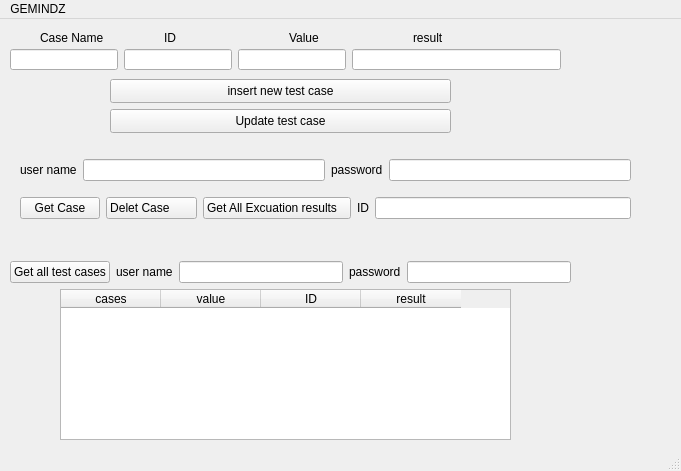
<?xml version="1.0" encoding="UTF-8"?>
<ui version="4.0">
 <class>MainWindow</class>
 <widget class="QMainWindow" name="MainWindow">
  <property name="geometry">
   <rect>
    <x>0</x>
    <y>0</y>
    <width>681</width>
    <height>471</height>
   </rect>
  </property>
  <property name="windowTitle">
   <string>MainWindow</string>
  </property>
  <widget class="QWidget" name="centralwidget">
   <widget class="QPushButton" name="pushButton">
    <property name="geometry">
     <rect>
      <x>110</x>
      <y>60</y>
      <width>341</width>
      <height>24</height>
     </rect>
    </property>
    <property name="text">
     <string>insert new test case</string>
    </property>
   </widget>
   <widget class="QTableWidget" name="tableWidget">
    <property name="geometry">
     <rect>
      <x>60</x>
      <y>270</y>
      <width>451</width>
      <height>151</height>
     </rect>
    </property>
    <column>
     <property name="text">
      <string>cases</string>
     </property>
    </column>
    <column>
     <property name="text">
      <string>value</string>
     </property>
    </column>
    <column>
     <property name="text">
      <string>ID</string>
     </property>
    </column>
    <column>
     <property name="text">
      <string>result</string>
     </property>
    </column>
   </widget>
   <widget class="QPushButton" name="pushButton_3">
    <property name="geometry">
     <rect>
      <x>110</x>
      <y>90</y>
      <width>341</width>
      <height>24</height>
     </rect>
    </property>
    <property name="text">
     <string>Update test case</string>
    </property>
   </widget>
   <widget class="QWidget" name="layoutWidget">
    <property name="geometry">
     <rect>
      <x>10</x>
      <y>240</y>
      <width>561</width>
      <height>26</height>
     </rect>
    </property>
    <layout class="QHBoxLayout" name="horizontalLayout_5">
     <item>
      <widget class="QPushButton" name="pushButton_2">
       <property name="text">
        <string>Get all test cases</string>
       </property>
      </widget>
     </item>
     <item>
      <widget class="QLabel" name="label_5">
       <property name="text">
        <string>user name</string>
       </property>
      </widget>
     </item>
     <item>
      <widget class="QLineEdit" name="lineEdit_5"/>
     </item>
     <item>
      <widget class="QLabel" name="label_6">
       <property name="text">
        <string>password</string>
       </property>
      </widget>
     </item>
     <item>
      <widget class="QLineEdit" name="lineEdit_6"/>
     </item>
    </layout>
   </widget>
   <widget class="QWidget" name="layoutWidget">
    <property name="geometry">
     <rect>
      <x>40</x>
      <y>10</y>
      <width>491</width>
      <height>18</height>
     </rect>
    </property>
    <layout class="QHBoxLayout" name="horizontalLayout_6">
     <item>
      <widget class="QLabel" name="label">
       <property name="frameShadow">
        <enum>QFrame::Plain</enum>
       </property>
       <property name="text">
        <string>Case Name</string>
       </property>
      </widget>
     </item>
     <item>
      <widget class="QLabel" name="label_4">
       <property name="text">
        <string>ID</string>
       </property>
      </widget>
     </item>
     <item>
      <widget class="QLabel" name="label_2">
       <property name="text">
        <string>Value</string>
       </property>
      </widget>
     </item>
     <item>
      <widget class="QLabel" name="label_3">
       <property name="text">
        <string>result</string>
       </property>
      </widget>
     </item>
    </layout>
   </widget>
   <widget class="QWidget" name="layoutWidget">
    <property name="geometry">
     <rect>
      <x>10</x>
      <y>30</y>
      <width>551</width>
      <height>21</height>
     </rect>
    </property>
    <layout class="QHBoxLayout" name="horizontalLayout_7">
     <item>
      <layout class="QHBoxLayout" name="horizontalLayout">
       <item>
        <widget class="QLineEdit" name="lineEdit"/>
       </item>
       <item>
        <widget class="QLineEdit" name="lineEdit_2"/>
       </item>
       <item>
        <widget class="QLineEdit" name="lineEdit_3"/>
       </item>
      </layout>
     </item>
     <item>
      <widget class="QLineEdit" name="lineEdit_4"/>
     </item>
    </layout>
   </widget>
   <widget class="QWidget" name="">
    <property name="geometry">
     <rect>
      <x>20</x>
      <y>130</y>
      <width>611</width>
      <height>81</height>
     </rect>
    </property>
    <layout class="QHBoxLayout" name="horizontalLayout_4">
     <item>
      <layout class="QVBoxLayout" name="verticalLayout">
       <item>
        <layout class="QHBoxLayout" name="horizontalLayout_3">
         <item>
          <widget class="QLabel" name="label_8">
           <property name="text">
            <string>user name</string>
           </property>
          </widget>
         </item>
         <item>
          <widget class="QLineEdit" name="lineEdit_8"/>
         </item>
         <item>
          <widget class="QLabel" name="label_9">
           <property name="text">
            <string>password</string>
           </property>
          </widget>
         </item>
         <item>
          <widget class="QLineEdit" name="lineEdit_9"/>
         </item>
        </layout>
       </item>
       <item>
        <layout class="QHBoxLayout" name="horizontalLayout_2">
         <item>
          <widget class="QPushButton" name="pushButton_4">
           <property name="text">
            <string>Get Case</string>
           </property>
          </widget>
         </item>
         <item>
          <widget class="QPushButton" name="pushButton_5">
           <property name="text">
            <string>Delet Case       </string>
           </property>
          </widget>
         </item>
         <item>
          <widget class="QPushButton" name="pushButton_6">
           <property name="text">
            <string>Get All Excuation results   </string>
           </property>
          </widget>
         </item>
         <item>
          <widget class="QLabel" name="label_7">
           <property name="text">
            <string>ID</string>
           </property>
          </widget>
         </item>
         <item>
          <widget class="QLineEdit" name="lineEdit_7"/>
         </item>
        </layout>
       </item>
      </layout>
     </item>
    </layout>
   </widget>
  </widget>
  <widget class="QMenuBar" name="menubar">
   <property name="geometry">
    <rect>
     <x>0</x>
     <y>0</y>
     <width>681</width>
     <height>21</height>
    </rect>
   </property>
   <widget class="QMenu" name="menuGEMINDZ">
    <property name="title">
     <string>GEMINDZ</string>
    </property>
   </widget>
   <addaction name="menuGEMINDZ"/>
  </widget>
  <widget class="QStatusBar" name="statusbar"/>
 </widget>
 <resources/>
 <connections/>
</ui>
